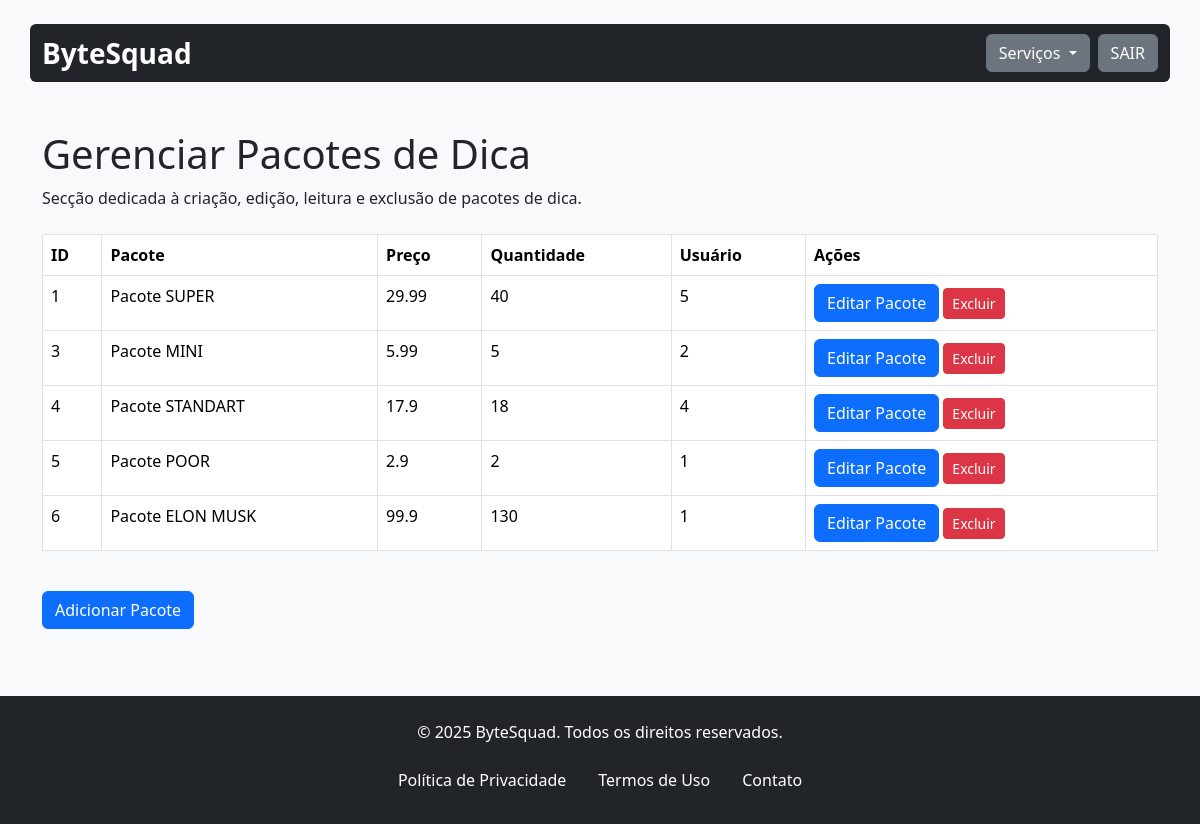
The app's page /gerenciarDicas.php (signed in) with its own data.
### tables this page shows
CREATE TABLE `dicas` (
  `id_dicas` int(11) NOT NULL,
  `pacote_dicas` varchar(100) NOT NULL,
  `preco_dicas` float NOT NULL,
  `quantidade_dicas` int(11) NOT NULL,
  `id` int(11) NOT NULL
);

### assets/classes/dicas.class.php (called while the page is built, shortened)
<?php
require_once 'conexao.class.php';
class Dicas
{
    private $con;
    public function __construct()
    {
        $this->con = new Conexao();
    }
    public function listar()
    {
        try {
            $sql = $this->con->conectar()->prepare("
                SELECT dicas.*
                FROM dicas
            ");
            $sql->execute();
            return $sql->fetchAll(PDO::FETCH_ASSOC);
        } catch (PDOException $ex) {
            echo "ERRO: " . $ex->getMessage();
        }
    }
}

### assets/classes/conexao.class.php (called while the page is built)
<?php
class Conexao{
    private $servidor;
    private $senha;
    private $usuario;
    private $banco;
    private static $pdo;
    public function __construct(){
        $this->servidor = "localhost";
        $this->banco = "bytesquad";
        $this->senha = "";
        $this->usuario = "root";
    }
    public function conectar(){
        try{
            if(is_null(self::$pdo)){
                self::$pdo = new PDO("mysql:host=".$this->servidor."; dbname=".$this->banco, $this->usuario, $this->senha);
            }
            return self::$pdo;
        } catch(PDOException $ex){
            echo $ex->getMessage();
        }
    }
}

### assets/classes/administrador.class.php (called while the page is built, shortened)
<?php
require_once 'conexao.class.php';
class Administrador
{
    private $permissoes;
    private $con;
    public function __construct()
    {
        $this->con = new Conexao();
    }
    public function setUsuario($id)
    {
        $sql = $this->con->conectar()->prepare("SELECT * FROM administrativo WHERE id_administrativo = :id");
        $sql->bindValue(":id", $id);
        $sql->execute();
        if ($sql->rowCount() > 0) {
            $sql = $sql->fetch();
            $this->permissoes = explode(', ', $sql['permissoes_admin']);
        }
    }
    public function temPermissoes($permissao)
    {
        if (isset($_SESSION['Logado'])) {
            $id = $_SESSION['Logado'];
            $this->setUsuario($id);
            return in_array($permissao, $this->permissoes);
        }
        return false;
    }
}

### gerenciarDicas.php (the view, shortened to what this page needs)
<?php
include 'assets/inc/header.inc.php';
include 'assets/classes/dicas.class.php';
$dicas = new Dicas();
require_once './assets/classes/administrador.class.php';
$admin = new Administrador();
?>
<main class="container mt-5">
    <div class="header-content mb-4">
        <h1>Gerenciar Pacotes de Dica</h1>
        <p>Secção dedicada à criação, edição, leitura e exclusão de pacotes de dica.</p>
    </div>
    <div class="table-responsive mb-4">
        <table class="table table-bordered table-hover">
            <thead class="thead-light">
                <tr>
                    <th>ID</th>
                    <th>Pacote</th>
                    <th>Preço</th>
                    <th>Quantidade</th>
                    <th>Usuário</th>
                    <th>Ações</th>
                </tr>
            </thead>
            <tbody>
                <?php
                $lista = $dicas->listar();
                foreach ($lista as $item):
                    ?>
                    <tr>
                        <td><?php echo $item['id_dicas'] ?></td>
                        <td><?php echo $item['pacote_dicas'] ?></td>
                        <td><?php echo $item['preco_dicas'] ?></td>
                        <td><?php echo $item['quantidade_dicas'] ?></td>
                        <td><?php echo $item['id'] ?></td>
                        <td>
                        <?php if ($admin->temPermissoes('EDIT')): ?>
                            <button type="button" class="btn btn-primary" data-bs-toggle="modal"
                                data-bs-target="#editarModal<?php echo $item['id_dicas']; ?>">
                                Editar Pacote
                        </button>
                        <?php endif; ?>
                        <?php if ($admin->temPermissoes('DELETE')): ?>
                            <a href="deletarDicas.php?id_dicas=<?php echo $item['id_dicas']; ?>"
                                class="btn btn-sm btn-danger"
                                onclick="return confirm('Você tem certeza que deseja excluir o Pacote<?php echo $item['id_dicas'] ?>? ')">Excluir</a>
                        <?php endif; ?>
                        </td>
                    </tr>
                    <?php
                endforeach
                ?>
            </tbody>
        </table>
    </div>
    <?php if ($admin->temPermissoes('ADD')): ?>
    <button type="button" class="btn btn-primary" data-bs-toggle="modal" data-bs-target="#exampleModal">
        Adicionar Pacote
    </button>
    <?php endif; ?>
</main>
<?php include 'assets/inc/footer.inc.php'; ?>
</body>
</html>

### assets/inc/header.inc.php (style rules this page uses)
html { height: 100%; }
body { position: relative; margin: 0; min-height: 100%; padding-bottom: 7.85rem; }

### records on screen
dicas: id_dicas "1", pacote_dicas "Pacote SUPER", preco_dicas "29.99", quantidade_dicas "40", id "5"
dicas: id_dicas "3", pacote_dicas "Pacote MINI", preco_dicas "5.99", quantidade_dicas "5", id "2"
dicas: id_dicas "4", pacote_dicas "Pacote STANDART", preco_dicas "17.9", quantidade_dicas "18", id "4"
dicas: id_dicas "5", pacote_dicas "Pacote POOR", preco_dicas "2.9", quantidade_dicas "2", id "1"
dicas: id_dicas "6", pacote_dicas "Pacote ELON MUSK", preco_dicas "99.9", quantidade_dicas "130", id "1"
